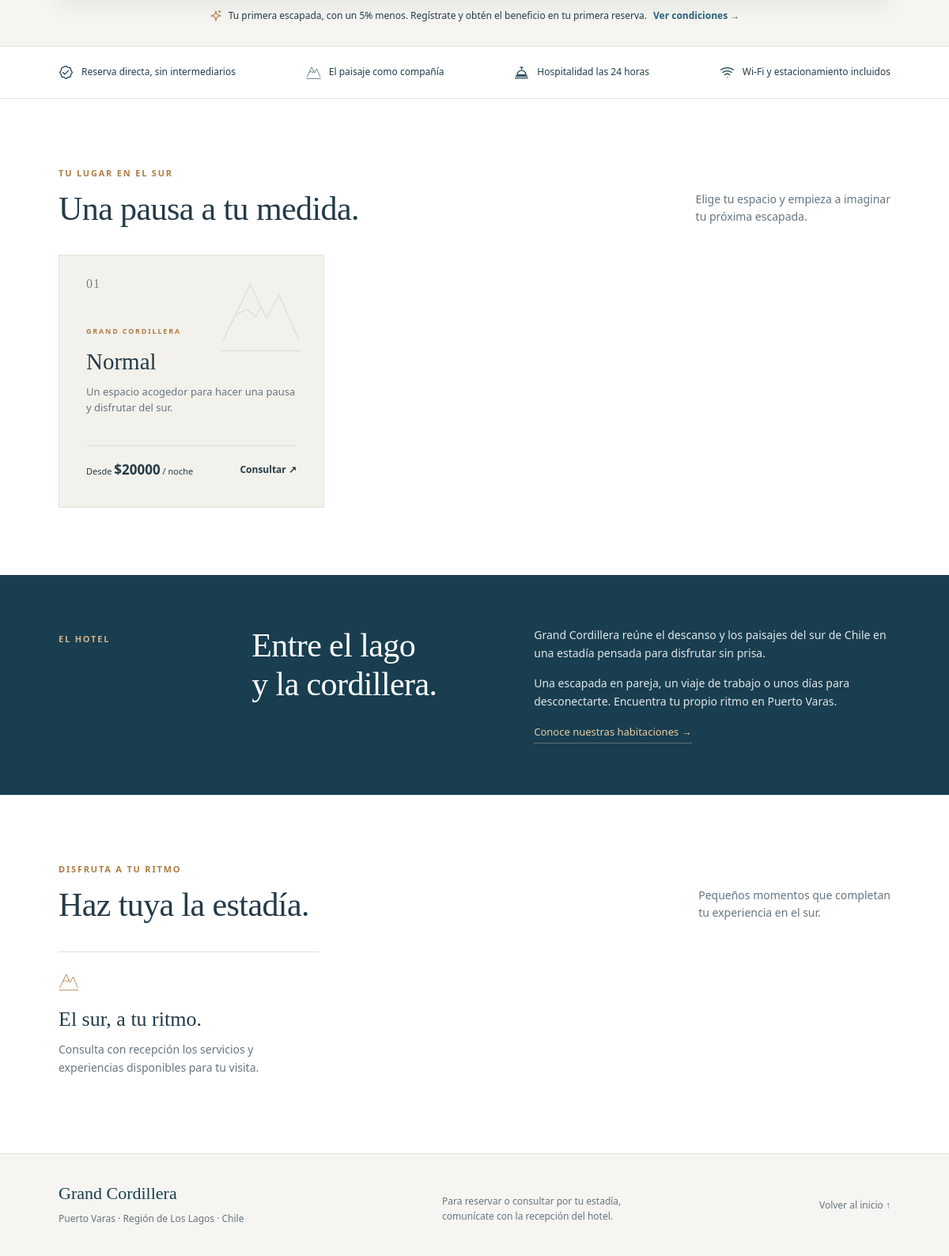
Before: / (lower part) with the older database file.
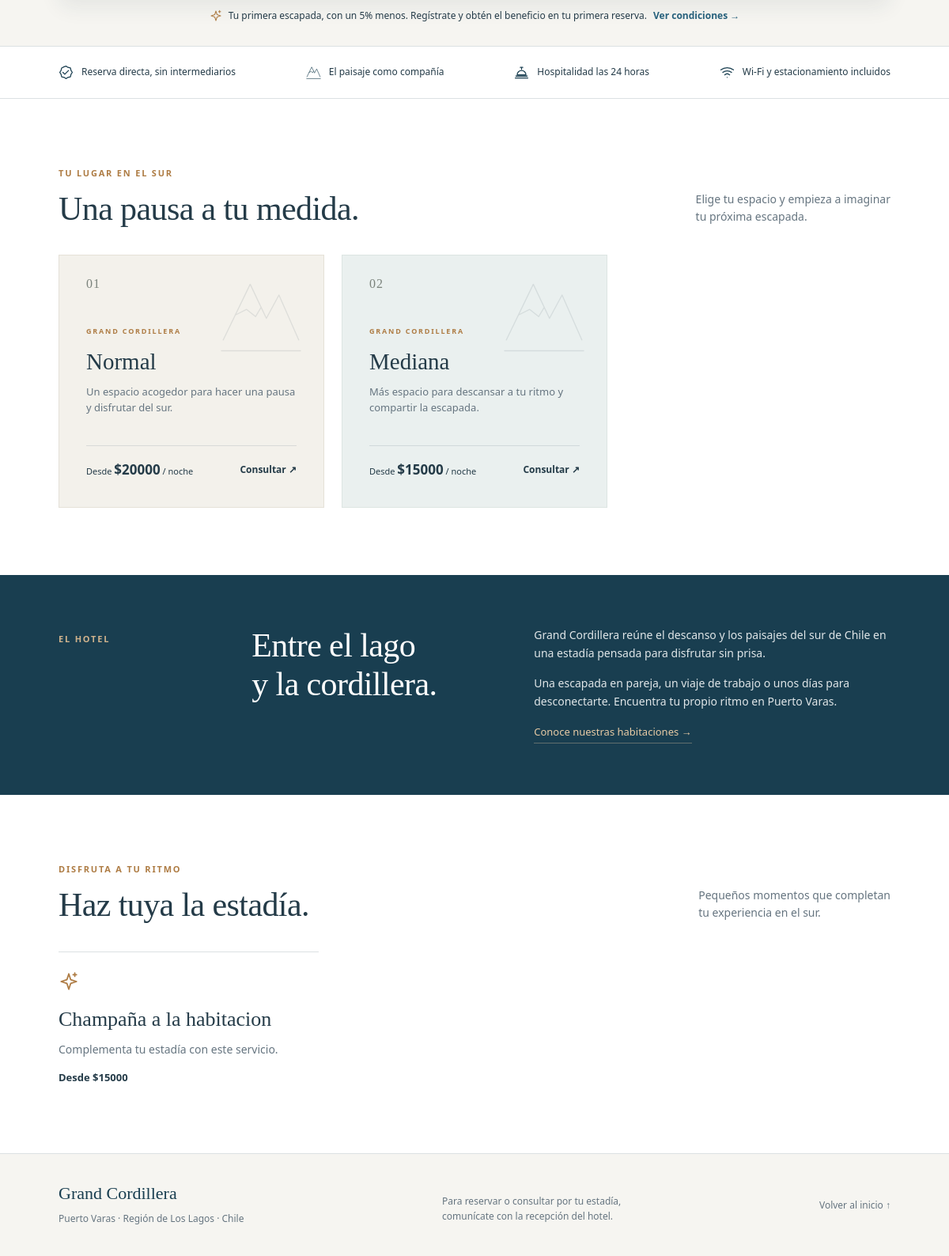
After: the same page with the newer database file.
### hotel/models.py (models this page shows, shortened)
class Habitacion(models.Model):
    class Tipo(models.TextChoices):
        NORMAL = "NORMAL", "Normal"
        MEDIANA = "MEDIANA", "Mediana"
        GRANDE = "GRANDE", "Grande / Suite"
    class Estado(models.TextChoices):
        DISPONIBLE = "DISPONIBLE", "Disponible"
        RESERVADA = "RESERVADA", "Reservada"
        OCUPADA = "OCUPADA", "Ocupada"
        MANTENIMIENTO = "MANTENIMIENTO", "En mantenimiento"
    numero = models.PositiveIntegerField(
        unique=True,
        validators=[MinValueValidator(1)],
    )
    tipo = models.CharField(
        max_length=10,
        choices=Tipo.choices,
    )
    precio_base_noche = models.DecimalField(
        max_digits=12,
        decimal_places=2,
        validators=[MinValueValidator(0)],
    )
    estado_actual = models.CharField(
        max_length=15,
        choices=Estado.choices,
        default=Estado.DISPONIBLE,
    )
    class Meta:
        db_table = "habitacion"
        verbose_name = "Habitación"
        verbose_name_plural = "Habitaciones"
        ordering = ["numero"]
        constraints = [
            models.CheckConstraint(
                condition=Q(precio_base_noche__gte=0),
                name="habitacion_precio_no_negativo",
            ),
        ]

class ServicioAdicional(models.Model):
    nombre = models.CharField(
        max_length=100,
        unique=True,
    )
    precio = models.DecimalField(
        max_digits=12,
        decimal_places=2,
        validators=[MinValueValidator(0)],
    )
    activo = models.BooleanField(default=True)
    class Meta:
        db_table = "servicio_adicional"
        verbose_name = "Servicio adicional"
        verbose_name_plural = "Servicios adicionales"
        constraints = [
            models.CheckConstraint(
                condition=Q(precio__gte=0),
                name="servicio_precio_no_negativo",
            ),
        ]

### hotel/views.py (the view, shortened to what this page needs)
# urls.py: path('', views.home, name='home'),
def home(request):
    hoy = timezone.localdate()
    entrada = hoy + timedelta(days=1)
    salida = entrada + timedelta(days=2)
    busqueda = None
    habitaciones = Habitacion.objects.exclude(estado_actual=Habitacion.Estado.MANTENIMIENTO)
    busqueda_valida = False
    categorias = []
    descripciones = {
        'NORMAL': 'Un espacio acogedor para hacer una pausa y disfrutar del sur.',
        'MEDIANA': 'Más espacio para descansar a tu ritmo y compartir la escapada.',
        'GRANDE': 'La comodidad de una suite para una estadía especial.',
    }
    for tipo, nombre in Habitacion.Tipo.choices:
        opciones = habitaciones.filter(tipo=tipo).order_by('precio_base_noche')
        primera = opciones.first()
        if primera:
            categorias.append({
                'nombre': nombre, 'tipo': tipo, 'descripcion': descripciones[tipo],
                'precio': primera.precio_base_noche, 'cantidad': opciones.count(),
            })
    return render(request, 'hotel/home.html', {
        'hoy': hoy, 'entrada': entrada, 'salida': salida,
        'huespedes': busqueda.cleaned_data.get('huespedes', 2) if busqueda and busqueda.is_valid() else 2,
        'busqueda': busqueda, 'busqueda_valida': busqueda_valida,
        'categorias': categorias,
        'servicios': ServicioAdicional.objects.filter(activo=True),
    })

### hotel/templates/hotel/home.html (shortened to what this page needs)
{% extends 'hotel/base.html' %}
{% load static %}
{% block content %}
<section class="booking-section" aria-label="Planifica tu estadía"><div class="container"><p class="welcome-offer"><svg class="icon"><use href="#sparkle"/></svg><span>Tu primera escapada, con un 5% menos. Regístrate y obtén el beneficio en tu primera reserva.</span><button type="button" data-dialog="condiciones">Ver condiciones <span aria-hidden="true">→</span></button></p></div></section>
<section class="benefits" aria-label="Beneficios de tu estadía"><div class="container benefits-inner"><p><svg class="icon"><use href="#check"/></svg>Reserva directa, sin intermediarios</p><p><svg class="icon"><use href="#mountain"/></svg>El paisaje como compañía</p><p><svg class="icon"><use href="#bell"/></svg>Hospitalidad las 24 horas</p><p><svg class="icon"><use href="#wifi"/></svg>Wi-Fi y estacionamiento incluidos</p></div></section>
<section id="habitaciones" class="rooms-section section-pad container" aria-labelledby="rooms-title"><div class="section-heading"><div><span class="eyebrow">TU LUGAR EN EL SUR</span><h2 id="rooms-title">{% if busqueda_valida %}Habitaciones disponibles{% else %}Una pausa a tu medida.{% endif %}</h2></div><p>{% if busqueda_valida %}Del {{ entrada|date:'j M Y' }} al {{ salida|date:'j M Y' }}.<br>La capacidad para tus huéspedes se confirma con recepción.{% else %}Elige tu espacio y empieza a imaginar<br>tu próxima escapada.{% endif %}</p></div>{% if categorias %}<div class="room-grid">{% for categoria in categorias %}<article class="room-card"><span class="room-number">0{{ forloop.counter }}</span><svg class="room-mountain" aria-hidden="true"><use href="#mountain"/></svg><span class="eyebrow">GRAND CORDILLERA</span><h3>{{ categoria.nombre }}</h3><p>{{ categoria.descripcion }}</p><div class="room-price"><span>Desde <strong>${{ categoria.precio|floatformat:'0' }}</strong> / noche</span><a href="#buscador-contacto" aria-label="Consultar habitación {{ categoria.nombre }}">Consultar <span aria-hidden="true">↗</span></a></div></article>{% endfor %}</div>{% endif %}</section>
<section id="el-hotel" class="about-section"><div class="container about-inner"><span class="eyebrow">EL HOTEL</span><h2>Entre el lago<br>y la cordillera.</h2><div><p>Grand Cordillera reúne el descanso y los paisajes del sur de Chile en una estadía pensada para disfrutar sin prisa.</p><p>Una escapada en pareja, un viaje de trabajo o unos días para desconectarte. Encuentra tu propio ritmo en Puerto Varas.</p><a class="text-link" href="#habitaciones">Conoce nuestras habitaciones →</a></div></div></section>
<section id="experiencias" class="section-pad container"><div class="section-heading"><div><span class="eyebrow">DISFRUTA A TU RITMO</span><h2>Haz tuya la estadía.</h2></div><p>Pequeños momentos que completan<br>tu experiencia en el sur.</p></div><div class="experience-grid">{% for servicio in servicios %}<article><svg class="icon"><use href="#sparkle"/></svg><h3>{{ servicio.nombre }}</h3><p>Complementa tu estadía con este servicio.</p><span>Desde ${{ servicio.precio|floatformat:'0' }}</span></article>{% empty %}<article><svg class="icon"><use href="#mountain"/></svg><h3>El sur, a tu ritmo.</h3><p>Consulta con recepción los servicios y experiencias disponibles para tu visita.</p></article>{% endfor %}</div></section>
<footer id="buscador-contacto" class="site-footer"><div class="container footer-inner"><div><span class="brand-name">Grand Cordillera</span><p>Puerto Varas · Región de Los Lagos · Chile</p></div><p>Para reservar o consultar por tu estadía,<br>comunícate con la recepción del hotel.</p><a href="#contenido">Volver al inicio ↑</a></div></footer>
{% endblock %}

Changed rows visible on the page:
added Habitacion: nombre "Mediana", descripcion "Más espacio para descansar a tu ritmo y compartir la escapada.", precio "15000"
added ServicioAdicional: nombre "Champaña a la habitacion", precio "15000"
Other visible differences:
text no longer shown: "El sur, a tu ritmo. Consulta con recepción los servicios y experiencias disponibles para tu visita."
